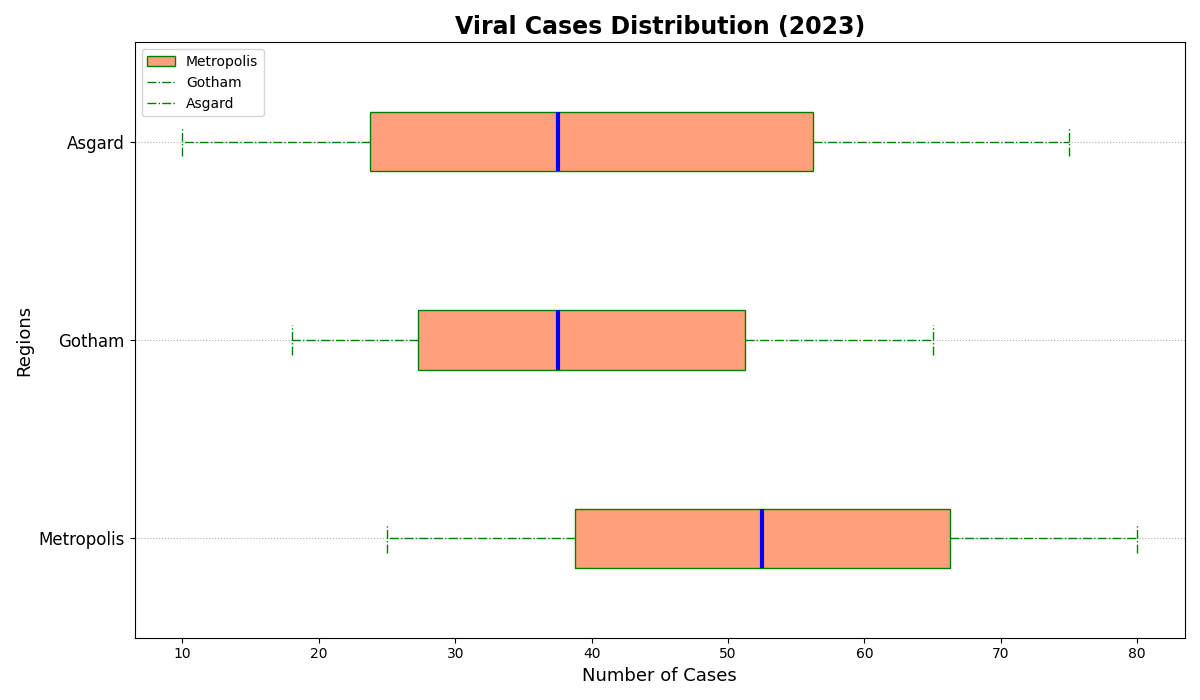

The script that drew this image:
import matplotlib.pyplot as plt
import numpy as np

cities = ['Metropolis', 'Gotham', 'Asgard']

flu_cases_data = {
    'Metropolis': [30, 25, 40, 35, 50, 60, 45, 55, 65, 70, 75, 80],
    'Gotham': [20, 18, 25, 28, 30, 35, 40, 45, 50, 55, 60, 65],
    'Asgard': [15, 10, 20, 25, 30, 35, 40, 45, 55, 60, 70, 75]
}

data_for_box = [flu_cases_data[city] for city in cities]

fig, ax = plt.subplots(figsize=(12, 7))

color = '#FFA07A'

box = ax.boxplot(data_for_box, patch_artist=True, notch=False, vert=False,
                 boxprops=dict(facecolor=color, color='green'),
                 whiskerprops=dict(color='green', linestyle='-.'),
                 capprops=dict(color='green', linestyle='-.'),
                 medianprops=dict(color='blue', linewidth=3),
                 flierprops=dict(markerfacecolor='purple', marker='x', markersize=8, alpha=0.4))

ax.set_title('Viral Cases Distribution (2023)', fontsize=17, fontweight='bold')
ax.set_xlabel('Number of Cases', fontsize=13)
ax.set_ylabel('Regions', fontsize=13)

ax.set_yticks(np.arange(1, len(cities) + 1))
ax.set_yticklabels(cities, fontsize=12)

ax.xaxis.grid(False)
ax.yaxis.grid(True, linestyle=':')

ax.legend(['Metropolis', 'Gotham', 'Asgard'], loc='upper left', fontsize=10)

plt.tight_layout()
plt.show()
